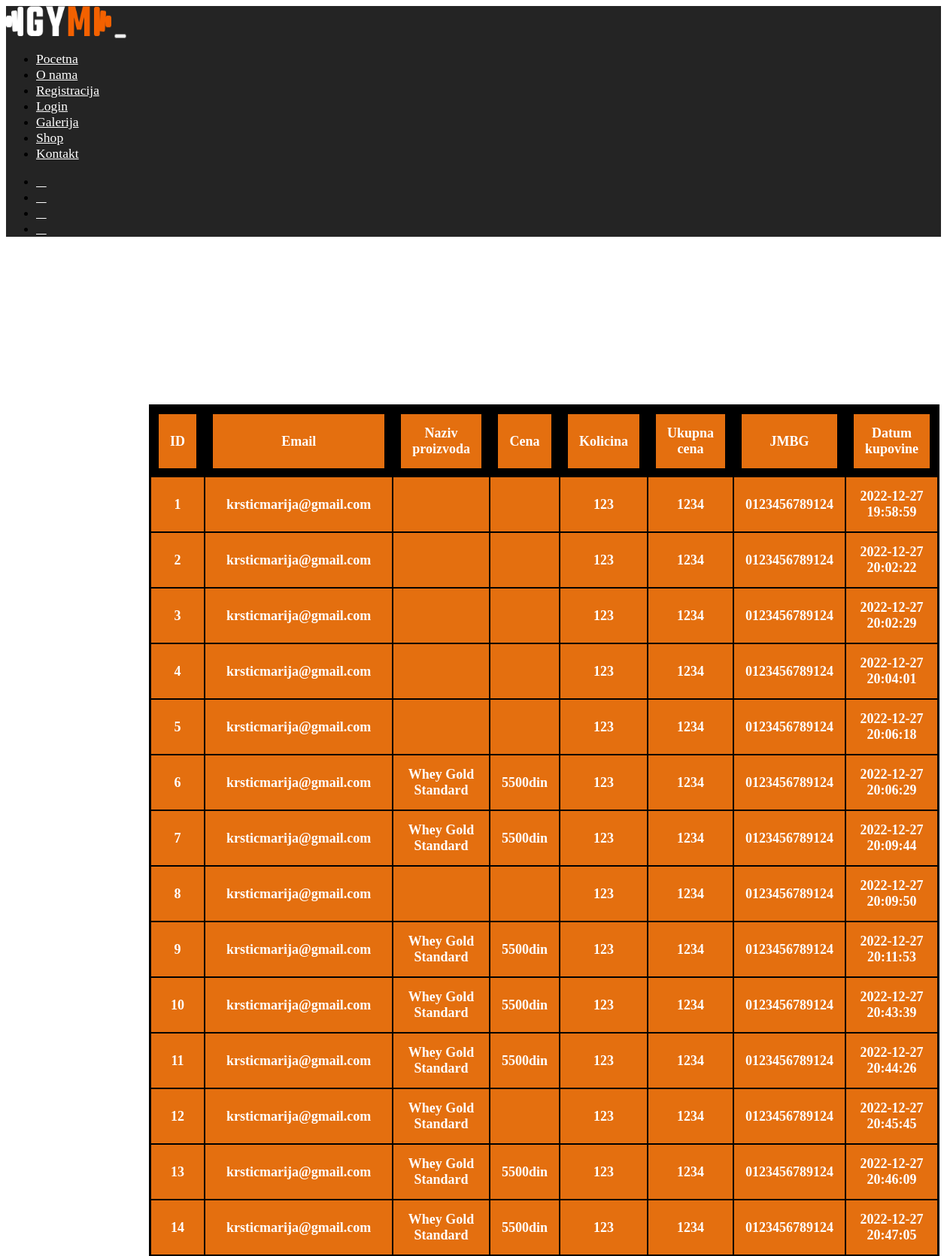
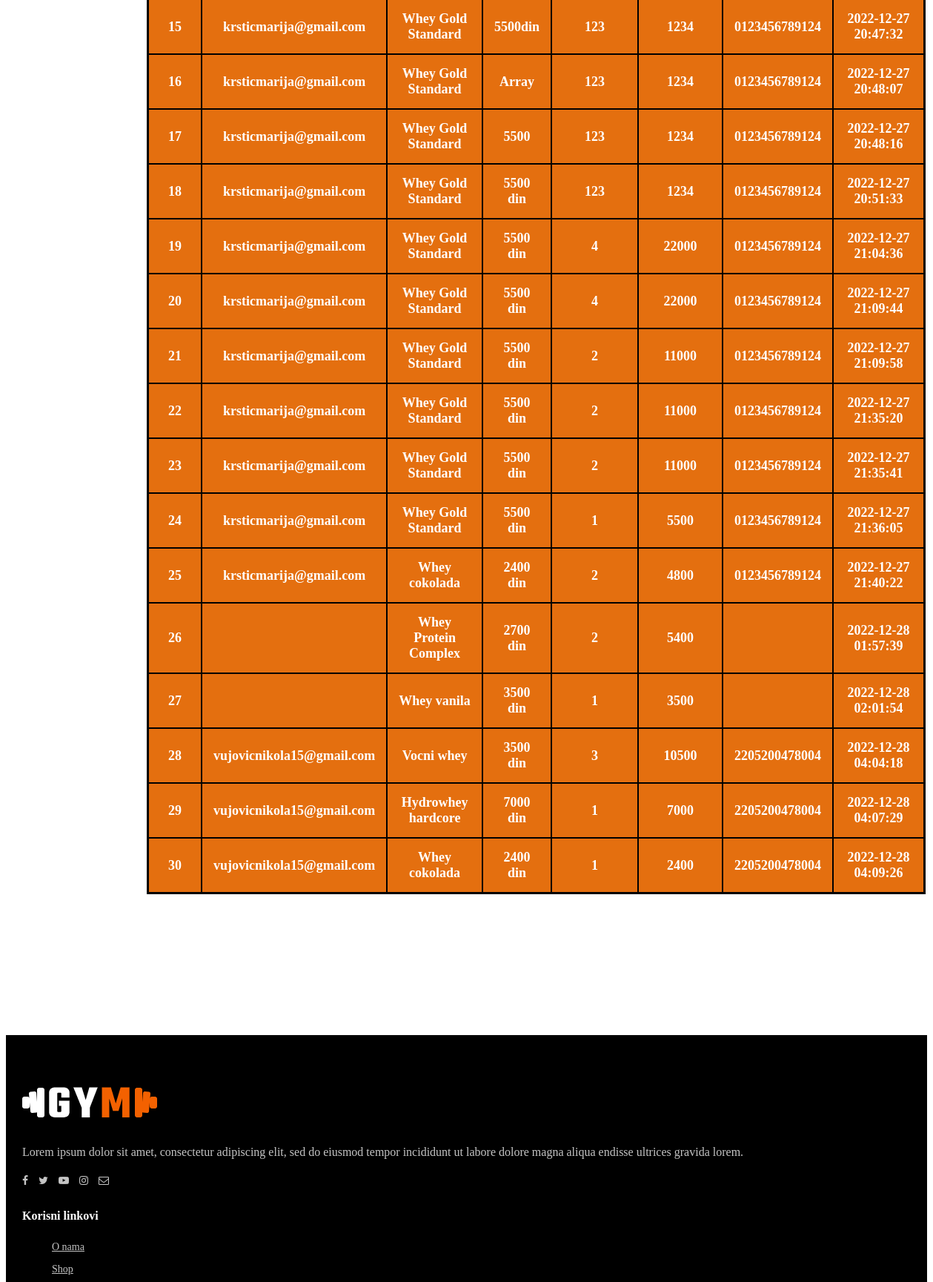
The app's page /pages/kupovine.php (upper part) with its own data (2 pictures, top to bottom).
### tables this page shows
CREATE TABLE `kupovina` (
  `id` int(10) UNSIGNED NOT NULL,
  `email` varchar(80) NOT NULL,
  `NazivProizvoda` varchar(50) NOT NULL,
  `cena` varchar(50) NOT NULL,
  `kolicina` int(8) NOT NULL,
  `ukupnacena` int(8) NOT NULL,
  `jmbg` char(13) NOT NULL,
  `reg_date` timestamp NOT NULL DEFAULT current_timestamp() ON UPDATE current_timestamp()
);

### pages/kupovine.php (the view, shortened to what this page needs)
<!doctype html>
<html lang="en">
  <head>
    <link rel="stylesheet" href="https://cdnjs.cloudflare.com/ajax/libs/font-awesome/4.7.0/css/font-awesome.min.css">
    <link rel="stylesheet" href="/Website/css/style.css">
    <link rel="stylesheet" href="/Website/css/login.css">
  </head>
  <body>
    <?php
    include "../database/konekcija.php";
    ?>
    <nav class="navbar navbar-expand-lg navbar-light boja">
    <a class="navbar-brand" href="#"><img src="/Website/images/logo.png" class="logo"></a>
    <button class="navbar-toggler" type="button" data-toggle="collapse" data-target="#myNavbarToggler10"
        aria-controls="myNavbarToggler10" aria-expanded="false" aria-label="Toggle navigation">
    </button>
    <div class="collapse navbar-collapse" id="myNavbarToggler10">
        <ul class="navbar-nav mx-auto">
            <li class="nav-item">
                <a class="nav-link" style="color:white" href="Website/index.php">Pocetna</a>
            </li>
            <li class="nav-item">
                <a class="nav-link" style="color:white"  href="../pages/about.php">O nama</a>
            </li>
            <?php
            if(isset($_SESSION["email"]))
            {
                echo '<li class="nav-item">
                <a class="nav-link" style="color:white"  href="../pages/rezervacija.php">Rezervacija treninga</a>
                </li>';
                echo '<li class="nav-item">
                <a class="nav-link" style="color:white"  href="../handlers/logout.php">Logout</a>
                </li>';
            }
            else{
                echo '<li class="nav-item">
                <a class="nav-link" style="color:white"  href="../pages/registracija.php">Registracija</a>
                </li>';
                echo '<li class="nav-item">
                <a class="nav-link" style="color:white"  href="../pages/login.php">Login</a>
                </li>';
            }
            ?>
            <li class="nav-item">
                <a class="nav-link" style="color:white"  href="../pages/galerija.php">Galerija</a>
            </li>
            <li class="nav-item">
                <a class="nav-link" style="color:white"  href="../pages/shop.php">Shop</a>
            </li>
            <li class="nav-item">
                <a class="nav-link" style="color:white"  href="../pages/kontakt.php">Kontakt</a>
            </li>
    </div>
        <ul class="navbar-nav sm-icons mr-0">
            <li class="nav-item"><a class="nav-link" style="color:white"  href="#"><i class="fab fa-facebook-f"></i></a></li>
            <li class="nav-item"><a class="nav-link" style="color:white"  href="#"><i class="fab fa-instagram"></i></a></li>
            <li class="nav-item"><a class="nav-link" style="color:white"  href="#"><i class="fab fa-twitter"></i></a></li>
            <li class="nav-item"><a class="nav-link" style="color:white"  href="#"><i class="fab fa-pinterest-p"></i></a></li>
        </ul>
</nav>
<section class="clanovi">
    <table>
            <tr>
                <th>ID</th>
                <th>Email</th>
                <th>Naziv proizvoda</th>
                <th>Cena</th>
                <th>Kolicina</th>
                <th>Ukupna cena</th>
                <th>JMBG</th>
                <th>Datum kupovine</th>
            </tr>
            <?php
            $sql = "SELECT id,email,NazivProizvoda,cena,kolicina,ukupnacena,jmbg,reg_date FROM kupovina";
            $result = $conn->query($sql);
                while($row = mysqli_fetch_assoc($result))
                {
            ?>
            <tr>
                <td><?php echo $row['id'];?></td>
                <td><?php echo $row['email'];?></td>
                <td><?php echo $row['NazivProizvoda'];?></td>
                <td><?php echo $row['cena'];?></td>
                <td><?php echo $row['kolicina'];?></td>
                <td><?php echo $row['ukupnacena'];?></td>
                <td><?php echo $row['jmbg'];?></td>
                <td><?php echo $row['reg_date'];?></td>
            </tr>
            <?php
            }
            ?>
    </table>
</section>
<section class="footer-section bojapozadine">
        <div class="container teretana">
            <div class="row">
                <div class="col-lg-4">
                    <div class="fs-about">
                        <div class="fa-logo">
                            <a href="#"><img src="../images/logo.png" alt=""></a>
                        </div>
                        <p>Lorem ipsum dolor sit amet, consectetur adipiscing elit, sed do eiusmod tempor incididunt ut
                            labore dolore magna aliqua endisse ultrices gravida lorem.</p>
                        <div class="fa-social">
                            <a href="#"><i class="fa fa-facebook"></i></a>
                            <a href="#"><i class="fa fa-twitter"></i></a>
                            <a href="#"><i class="fa fa-youtube-play"></i></a>
                            <a href="#"><i class="fa fa-instagram"></i></a>
                            <a href="#"><i class="fa  fa-envelope-o"></i></a>
                        </div>
                    </div>
                </div>
                <div class="col-lg-2 col-md-3 col-sm-6">
                    <div class="fs-widget">
                        <h4>Korisni linkovi</h4>
                        <ul>
                            <li><a href="./about.php">O nama</a></li>
                            <li><a href="./shop.php">Shop</a></li>
                        </ul>
                    </div>
                </div>
            </div>
        </div>
    </section>
  </body>
</html>

### css/style.css (style rules this page uses)
body { overflow-x: hidden; }
:root { --primary: #FB5B21; --secondary: #BDBDBF; --light: #F4F5F8; --dark: #222429; }
.logo { width: 140px; height: 40px; }
a:link { color:white; }
.bojapozadine { background-color: #0a0a0a; }
@media only screen and (min-width: 1200px) { .container { max-width: 1170px; } }
.teretana { padding: 20px 22px; }
.navbar .navbar-nav .nav-link { color: #ffffff; font-size: 1.1em; }
.sm-icons { flex-direction: row; }
.navbar { background-color: #808080; }
.boja { background-color: #242424; }
.footer-section { background: #000000; padding-top: 50px; }
.fs-about { margin-bottom: 30px; }
.fs-about .fa-logo { margin-bottom: 30px; }
.fs-about .fa-logo a { display: inline-block; }
.fs-about p { line-height: 26px; color: #c4c4c4; }
.fs-about .fa-social a { font-size: 14px; color: #c4c4c4; margin-right: 10px; }
.fs-about .fa-social a:last-child { margin-right: 0; }
.fs-widget { margin-bottom: 30px; }
.fs-widget h4 { color: #ffffff; font-weight: 600; margin-bottom: 18px; }
.fs-widget ul li { list-style: none; }
.fs-widget ul li a { font-size: 14px; color: #c4c4c4; line-height: 30px; }
table { margin: 0 auto; margin-top:2%; font-size: large; border: 1px solid black; background-color: black; }
td { background-color: #e46f0f; font-weight: lighter; }
th { background-color:#e46f0f; font-weight: lighter; border:10px solid black; }
th, td { font-weight: bold; padding: 15px; text-align: center; color:white; }
.clanovi { padding: 190px; }

### records on screen
kupovina: id "1", email "krsticmarija@gmail.com", kolicina "123", ukupnacena "1234", jmbg "0123456789124", reg_date "2022-12-27 19:58:59"
kupovina: id "2", email "krsticmarija@gmail.com", kolicina "123", ukupnacena "1234", jmbg "0123456789124", reg_date "2022-12-27 20:02:22"
kupovina: id "3", email "krsticmarija@gmail.com", kolicina "123", ukupnacena "1234", jmbg "0123456789124", reg_date "2022-12-27 20:02:29"
kupovina: id "4", email "krsticmarija@gmail.com", kolicina "123", ukupnacena "1234", jmbg "0123456789124", reg_date "2022-12-27 20:04:01"
kupovina: id "5", email "krsticmarija@gmail.com", kolicina "123", ukupnacena "1234", jmbg "0123456789124", reg_date "2022-12-27 20:06:18"
kupovina: id "6", email "krsticmarija@gmail.com", NazivProizvoda "Whey Gold Standard", cena "5500din", kolicina "123", ukupnacena "1234", jmbg "0123456789124", reg_date "2022-12-27 20:06:29"
kupovina: id "7", email "krsticmarija@gmail.com", NazivProizvoda "Whey Gold Standard", cena "5500din", kolicina "123", ukupnacena "1234", jmbg "0123456789124", reg_date "2022-12-27 20:09:44"
kupovina: id "8", email "krsticmarija@gmail.com", kolicina "123", ukupnacena "1234", jmbg "0123456789124", reg_date "2022-12-27 20:09:50"
kupovina: id "9", email "krsticmarija@gmail.com", NazivProizvoda "Whey Gold Standard", cena "5500din", kolicina "123", ukupnacena "1234", jmbg "0123456789124", reg_date "2022-12-27 20:11:53"
kupovina: id "10", email "krsticmarija@gmail.com", NazivProizvoda "Whey Gold Standard", cena "5500din", kolicina "123", ukupnacena "1234", jmbg "0123456789124", reg_date "2022-12-27 20:43:39"
kupovina: id "11", email "krsticmarija@gmail.com", NazivProizvoda "Whey Gold Standard", cena "5500din", kolicina "123", ukupnacena "1234", jmbg "0123456789124", reg_date "2022-12-27 20:44:26"
kupovina: id "12", email "krsticmarija@gmail.com", NazivProizvoda "Whey Gold Standard", kolicina "123", ukupnacena "1234", jmbg "0123456789124", reg_date "2022-12-27 20:45:45"
kupovina: id "13", email "krsticmarija@gmail.com", NazivProizvoda "Whey Gold Standard", cena "5500din", kolicina "123", ukupnacena "1234", jmbg "0123456789124", reg_date "2022-12-27 20:46:09"
kupovina: id "14", email "krsticmarija@gmail.com", NazivProizvoda "Whey Gold Standard", cena "5500din", kolicina "123", ukupnacena "1234", jmbg "0123456789124", reg_date "2022-12-27 20:47:05"
kupovina: id "15", email "krsticmarija@gmail.com", NazivProizvoda "Whey Gold Standard", cena "5500din", kolicina "123", ukupnacena "1234", jmbg "0123456789124", reg_date "2022-12-27 20:47:32"
kupovina: id "16", email "krsticmarija@gmail.com", NazivProizvoda "Whey Gold Standard", cena "Array", kolicina "123", ukupnacena "1234", jmbg "0123456789124", reg_date "2022-12-27 20:48:07"
kupovina: id "17", email "krsticmarija@gmail.com", NazivProizvoda "Whey Gold Standard", cena "5500", kolicina "123", ukupnacena "1234", jmbg "0123456789124", reg_date "2022-12-27 20:48:16"
kupovina: id "18", email "krsticmarija@gmail.com", NazivProizvoda "Whey Gold Standard", cena "5500 din", kolicina "123", ukupnacena "1234", jmbg "0123456789124", reg_date "2022-12-27 20:51:33"
kupovina: id "19", email "krsticmarija@gmail.com", NazivProizvoda "Whey Gold Standard", cena "5500 din", kolicina "4", ukupnacena "22000", jmbg "0123456789124", reg_date "2022-12-27 21:04:36"
kupovina: id "20", email "krsticmarija@gmail.com", NazivProizvoda "Whey Gold Standard", cena "5500 din", kolicina "4", ukupnacena "22000", jmbg "0123456789124", reg_date "2022-12-27 21:09:44"
kupovina: id "21", email "krsticmarija@gmail.com", NazivProizvoda "Whey Gold Standard", cena "5500 din", kolicina "2", ukupnacena "11000", jmbg "0123456789124", reg_date "2022-12-27 21:09:58"
kupovina: id "22", email "krsticmarija@gmail.com", NazivProizvoda "Whey Gold Standard", cena "5500 din", kolicina "2", ukupnacena "11000", jmbg "0123456789124", reg_date "2022-12-27 21:35:20"
kupovina: id "23", email "krsticmarija@gmail.com", NazivProizvoda "Whey Gold Standard", cena "5500 din", kolicina "2", ukupnacena "11000", jmbg "0123456789124", reg_date "2022-12-27 21:35:41"
kupovina: id "24", email "krsticmarija@gmail.com", NazivProizvoda "Whey Gold Standard", cena "5500 din", kolicina "1", ukupnacena "5500", jmbg "0123456789124", reg_date "2022-12-27 21:36:05"
kupovina: id "25", email "krsticmarija@gmail.com", NazivProizvoda "Whey cokolada", cena "2400 din", kolicina "2", ukupnacena "4800", jmbg "0123456789124", reg_date "2022-12-27 21:40:22"
kupovina: id "26", NazivProizvoda "Whey Protein Complex", cena "2700 din", kolicina "2", ukupnacena "5400", reg_date "2022-12-28 01:57:39"
kupovina: id "27", NazivProizvoda "Whey vanila", cena "3500 din", kolicina "1", ukupnacena "3500", reg_date "2022-12-28 02:01:54"
kupovina: id "28", email "vujovicnikola15@gmail.com", NazivProizvoda "Vocni whey", cena "3500 din", kolicina "3", ukupnacena "10500", jmbg "2205200478004", reg_date "2022-12-28 04:04:18"
kupovina: id "29", email "vujovicnikola15@gmail.com", NazivProizvoda "Hydrowhey hardcore", cena "7000 din", kolicina "1", ukupnacena "7000", jmbg "2205200478004", reg_date "2022-12-28 04:07:29"
kupovina: id "30", email "vujovicnikola15@gmail.com", NazivProizvoda "Whey cokolada", cena "2400 din", kolicina "1", ukupnacena "2400", jmbg "2205200478004", reg_date "2022-12-28 04:09:26"
